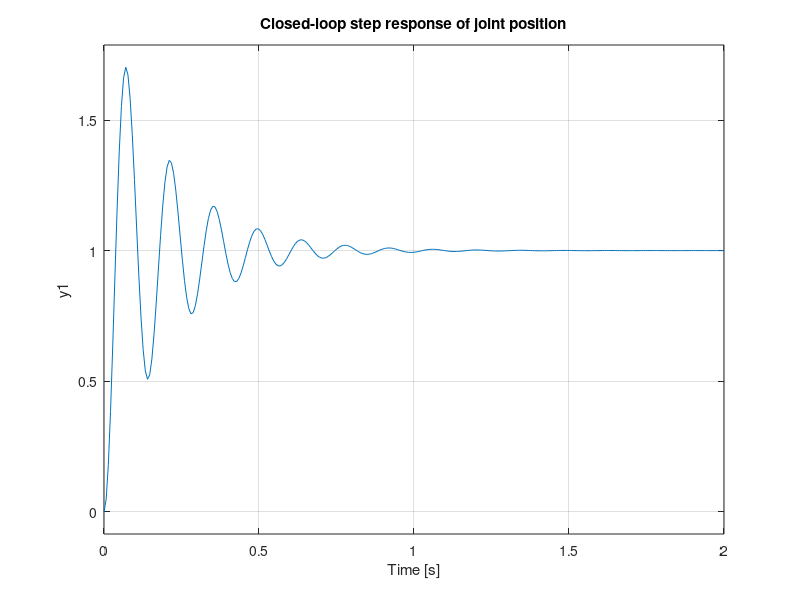

MATLAB code to generate this figure:
% Define Laplace variable and basic transfer functions
s = tf('s');

% Simple robotic joint: Gp(s) = K / (J s^2 + b s)
J = 0.01;
b = 0.1;
K = 1.0;
Gp = K / (J*s^2 + b*s);

% Controller: proportional gain
Kc = 20;
Gc = Kc;

% Sensor gain
Ks = 1;
H = Ks;

% Series connection: controller then plant
Gforward = series(Gc, Gp);  % or simply: Gforward = Gc*Gp;

% Closed-loop from reference to output (negative feedback)
T = feedback(Gforward, H);  % shorthand for Gforward / (1 + Gforward*H)

% Display transfer function and step response
T = minreal(T);  % cancel any common factors
disp('Closed-loop transfer function T(s) = Y(s)/R(s):');
T

figure;
step(T);
title('Closed-loop step response of joint position');

% In Simulink, an equivalent model can be built using blocks:
%  - 'Gain' blocks for Kc and Ks
%  - 'Transfer Fcn' block for Gp(s)
%  - 'Sum' blocks for summing junctions
%  - 'Scope' for visualizing Y(t)
% and the reduction is implicit in the underlying simulation.
